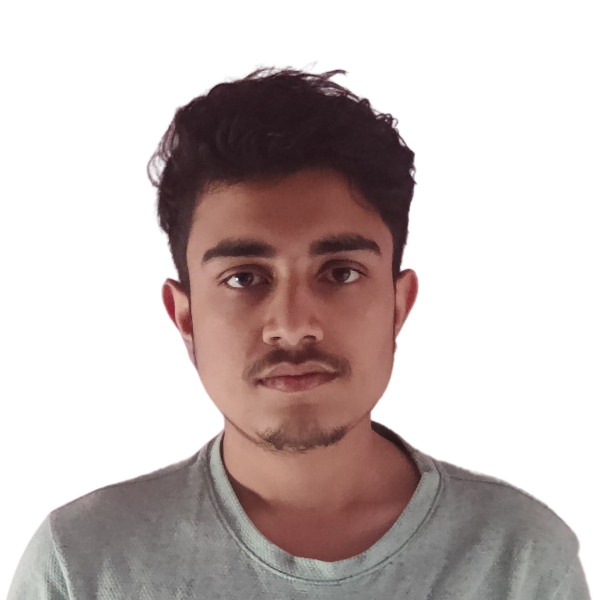
#> input picture tutorials_opencv2/media/cropped-diwas_highres.jpeg, 600 x 600 px
$ python manipulateImage-opencv2.py
#> lines starting #> are read from the running program, lines starting #| are printed output that depends on the picture

# Manipulate image properties using OpenCV2
import cv2

image = cv2.imread("media/cropped-diwas_highres.jpeg") ;
#> image is the input picture: shape (600, 600, 3); mean B, G, R 186.6, 188.2, 199.8

# Deduce image properties - matrixOfPixels.shape[w, h, ch]
def deduceImageProperties(image) :
    print("Image Properties: \n Dimensions: " + str(image.shape[0]) + " * " + str(image.shape[1])
    + "\n Channels: " + str(image.shape[2])) ;

# Resize an image - resize(matrixOfPixels, (w, h))
image = cv2.resize(image, (300, 300)) ;
#> image: shape (300, 300, 3)

# Crop an image - No need for OpenCV2 to update a smaller matrix
def cropImage(image, stx, sty, w, h) :
#> called with stx = 100, sty = 120, w = 40, h = 30
    crop = image[sty:sty+h, stx:stx+w] ;
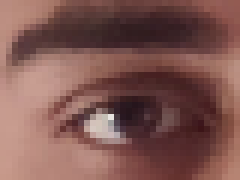
#> crop: shape (30, 40, 3) (shown 6 times larger); mean B, G, R 81.2, 86.7, 127.1
    return crop ;

image = cropImage(image, 100, 120, 40, 30 );

deduceImageProperties(image) ;
#| Image Properties:
#|  Dimensions: 30 * 40
#|  Channels: 3
cv2.imshow("IMAGE", image) ;
cv2.waitKey(0) ;
